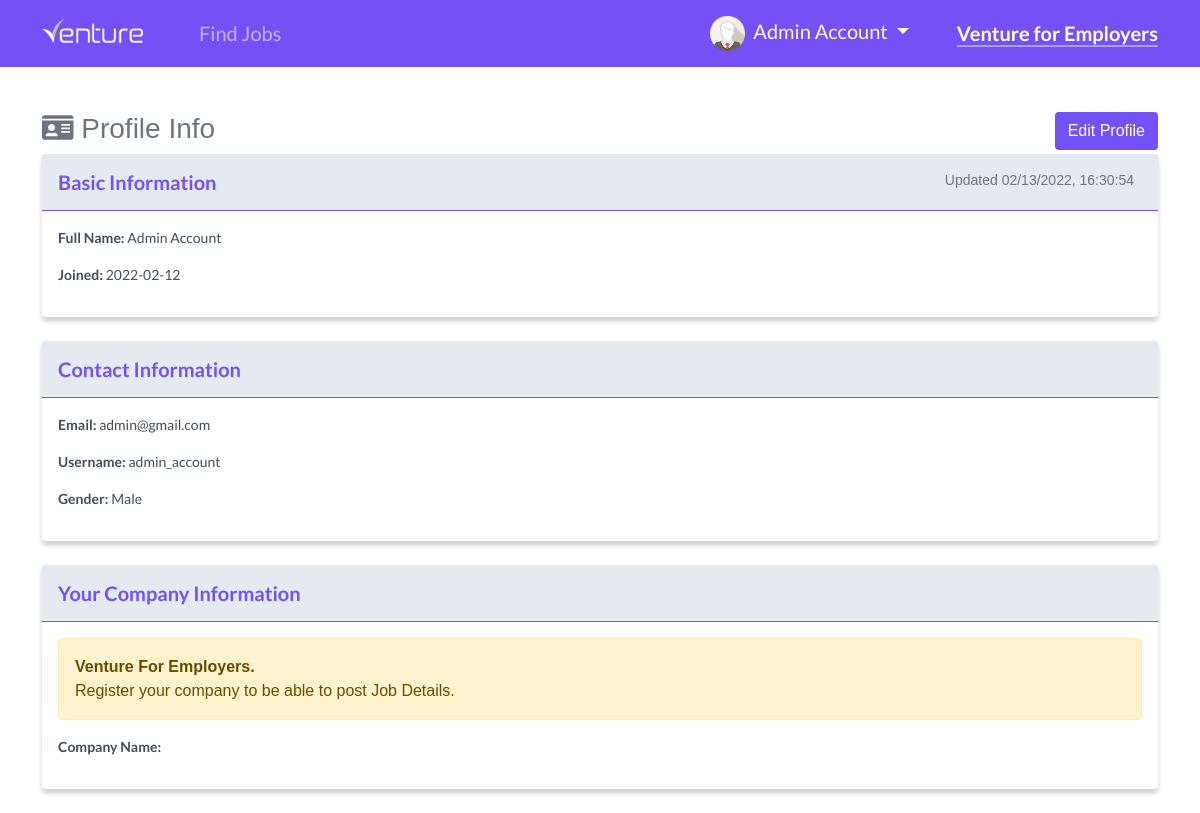
The app's page /user/profile (signed in), older data.
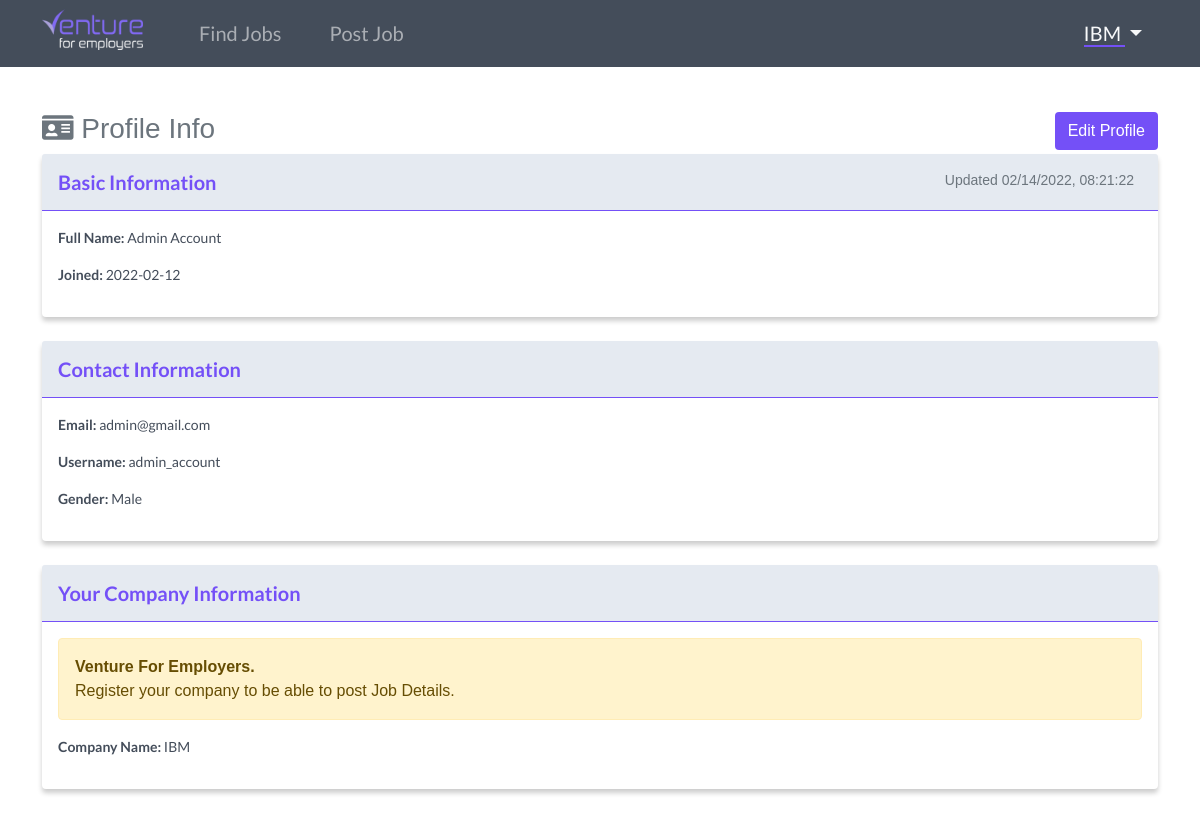
The same page, newer data.
### website/models.py (models this page shows)
class User(db.Model, UserMixin):
    id = db.Column(db.Integer, primary_key=True)
    email = db.Column(db.String(150), unique=True)
    username = db.Column(db.String(150), unique=True)
    firstname = db.Column(db.String(150))
    lastname = db.Column(db.String(150))
    company = db.Column(db.String(150))
    password = db.Column(db.String(150))
    usertype = db.Column(db.String(10))
    gender = db.Column(db.String(10))
    date_created = db.Column(db.DateTime, default=datetime.now())
    date_updated = db.Column(db.DateTime(
        timezone=True), onupdate=datetime.now())
    posts = db.relationship('Post', backref='user', passive_deletes="True")
    likes = db.relationship('Like', backref='user', passive_deletes="True")

### website/views.py (the view)
@views.route("/user/profile")
@login_required
def user_profile_view():
    users = User.query.all()
    return render_template("user/profile/view_profile.html", user=current_user,  users=users)

### website/__init__.py (called while the page is built)
def create_app():
    app = Flask(__name__)
    app.config['SECRET_KEY'] = "helloworld"
    app.config['SQLALCHEMY_DATABASE_URI'] = f'sqlite:///{DB_NAME}'
    app.config['SQLALCHEMY_TRACK_MODIFICATIONS'] = True
    db.init_app(app)
    from .views import views
    from .auth import auth
    app.register_blueprint(views, url_prefix="/")
    app.register_blueprint(auth, url_prefix="/")
    from .models import User, Post
    create_database(app)
    login_manager = LoginManager()
    login_manager.login_view = "auth.login"
    login_manager.init_app(app)
    @login_manager.user_loader
    def load_user(id):
        return User.query.get(int(id))
    return app

### website/templates/user/profile/view_profile.html (shortened to what this page needs)
{% extends "user/base.html" %}
{% set active_page = "view_profile" %}
{% block content %}
<br><br><br><br>
<div class="container">
    <h3 class="mt-3 mb-2 text-muted w-100"><i class="fas fa-id-card"></i> Profile Info
        <a id="venture_button" href="/user/profile/edit" class="btn float-end text-white">Edit Profile</a>
    </h3>
    <div class="card mb-4" id="post_container">
        <div class="card-header py-3" id="post_card_header">
            <h6 class="m-0 fw-bold float-start" id="job_title">Basic Information</h6>
            <small class="text-muted me-2 float-end">
                {% if user.date_updated == None %}
                Last Updated {{ user.date_created.strftime("%m/%d/%Y, %H:%M:%S") }}
                {% else %}
                Updated {{ user.date_updated.strftime("%m/%d/%Y, %H:%M:%S") }}
                {% endif %}
            </small>
        </div>
        <div class="card-body">
            <p class="post_card_header_text"><strong>Full Name:</strong> {{ user.firstname }} {{ user.lastname }}</p>
            <p class="post_card_header_text"><strong>Joined:</strong> {{ user.date_created.strftime('%Y-%m-%d') }}</p>
        </div>
    </div>
    <div class="card mb-4" id="post_container">
        <div class="card-header py-3" id="post_card_header">
            <h6 class="m-0 fw-bold" id="job_title">Contact Information</h6>
        </div>
        <div class="card-body">
            <p class="post_card_header_text"><strong>Email:</strong> {{ user.email }}</p>
            <p class="post_card_header_text"><strong>Username:</strong> {{ user.username }}</p>
            <p class="post_card_header_text"><strong>Gender:</strong> {{ user.gender }}</p>
        </div>
    </div>
    <div class="card mb-4" id="post_container">
        <div class="card-header py-3" id="post_card_header">
            <h6 class="m-0 fw-bold" id="job_title">Your Company Information</h6>
        </div>
        <div class="card-body">
            <div class="alert alert-warning">
                <strong>Venture For Employers.</strong><br>
                Register your company to be able to post Job Details.
            </div>
            <p class="post_card_header_text"><strong>Company Name:</strong> {{ user.company }}</p>
        </div>
    </div>
</div>
{% endblock %}

### website/templates/user/base.html (shortened to what this page needs)
<!DOCTYPE html>
<html lang="en">
<head>
    <link href="https://cdn.jsdelivr.net/npm/bootstrap@5.1.3/dist/css/bootstrap.min.css" rel="stylesheet">
    <link rel="stylesheet" href="https://use.fontawesome.com/releases/v5.15.4/css/all.css">
    <link rel="stylesheet" href="https://cdnjs.cloudflare.com/ajax/libs/trix/1.3.1/trix.css">
    <link rel="stylesheet" href="{{ url_for('static',filename='user/css/style.css') }}">
    <link rel="stylesheet" href="{{ url_for('static',filename='user/css/salary.scss') }}">
    <link rel="stylesheet" href="{{ url_for('static',filename='user/css/slider.css') }}">
    <link rel="stylesheet" href="{{ url_for('static',filename='user/css/fixed.css') }}">
</head>
<body>
    {% if current_user.company %}
    <nav class="navbar navbar-expand-lg navbar-dark fixed-top" id="navbar_employer">
        <div class="container">
            <a class="navbar-brand" href="/home">
                <img id="navbar_logo" src="{{ url_for('static',filename='user/img/venture-employers.ico') }}" width="101px" alt="">
            </a>
            <div class="collapse navbar-collapse" id="navbarSupportedContent">
                <ul class="navbar-nav me-auto mb-2 mb-lg-0">
                    <li class="nav-item">
                        <a href="/home" class="nav-item nav-link mx-3">
                            <span class="{{ 'active_border_bottom2 text-white' if active_page == 'view_post' else '' }}">
                                Find Jobs
                            </span>
                        </a>
                    </li>
                    <li class="nav-item">
                        <a class="nav-item nav-link mx-3" href="/create-post">
                            <span class="{{ 'active_border_bottom2 text-white' if active_page == 'add_post' else '' }}">
                                Post Job
                            </span>
                        </a>
                    </li>
                </ul>
                <li class="d-flex nav-item dropdown">
                    <a class="nav-link text-light dropdown-toggle py-0 ps-0 ms-3" href="#" id="navbarDropdown" role="button"
                        data-bs-toggle="dropdown" aria-expanded="false">
                        <span class="{{ 'active_border_bottom2' if active_page == 'edit_password' or active_page == 'edit_profile' or active_page == 'view_profile' else '' }}">
                            {{ current_user.company }}
                        </span>
                    </a>
                </li>
            </div>
        </div>
    </nav>
    {% else %}
    <nav class="navbar navbar-expand-lg navbar-dark fixed-top" id="navbar_employee">
        <div class="container">
            <a class="navbar-brand" href="/home">
                <img id="navbar_logo" src="{{ url_for('static',filename='user/img/venture-white.ico') }}" width="101px" alt="">
            </a>
            <div class="collapse navbar-collapse" id="navbarSupportedContent">
                <ul class="navbar-nav me-auto mb-2 mb-lg-0">
                    <li class="nav-item">
                        <a href="/home" class="nav-item nav-link mx-3">
                            <span class="{{ 'text-white active_border_bottom' if active_page == 'view_post' else '' }}">
                                Find Jobs
                            </span>
                        </a>
                    </li>
                </ul>
                <li class="d-flex nav-item dropdown">
                    <a class="nav-link py-0 dropdown-toggle ps-0 text-light mx-3" href="#" id="navbarDropdown" role="button"
                        data-bs-toggle="dropdown" aria-expanded="false">
                        {% if(user.gender) == 'Male' %}
                        <img class="rounded-circle me-1" width="35px" src="{{ url_for('static',filename='auth/image/profile_pic/male.png') }}">
                        {% else %}
                        <img class="rounded-circle me-1" width="35px" src="{{ url_for('static',filename='auth/image/profile_pic/female.png') }}">
                        {% endif %}
                        <span class=" {{ 'active_border_bottom' if active_page == 'edit_password' or active_page == 'edit_profile' else '' }}">
                            {{ current_user.firstname }}
                            {{ current_user.lastname }}
                        </span>
                    </a>
                </li>
                <li class="d-flex nav-item">
                    <a class="nav-link px-0 ms-3" href="/user/profile">
                        <span class="fw-bold {{ 'text-white active_border_bottom' if active_page == 'view_profile' else '' }}">
                            Venture for Employers
                        </span>
                    </a>
                </li>
            </div>
        </div>
    </nav>
    {% endif %}
        {% block content %}{% endblock %}
</body>
</html>

### website/static/user/css/style.css (style rules this page uses)
* { margin: 0; padding: 0; box-sizing: border-box; outline: none; border: none; text-decoration: none; }
html { scroll-behavior: smooth; }
body { font-family: "Helvetica", sans-serif; -webkit-font-smoothing: antialiased; -moz-osx-font-smoothing: grayscale; overflow-x: hidden; }
.navbar-brand { margin-right: 2rem; }
#navbar_employer { background-color: #444d5a; color: #fff; font-family: "Lato", sans-serif; font-size: 20px; padding-top: 0.65rem; padding-bottom: 0.65rem; }
.navbar li a { color: #f1f1f1; }
.active_border_bottom2 { border-bottom: 2px solid #7450f7; }
#navbar_logo { margin-top: -0.7rem; image-rendering: crispEdges; }
#post_container { border: none; box-shadow: 0px 4px 5px 0px rgba(0, 0, 0, 0.2); -webkit-box-shadow: 0px 4px 5px 0px rgba(0, 0, 0, 0.2); -moz-box-shadow: 0px 4px 5px 0px rgba(0, 0, 0, 0.2); }
#job_title { font-style: bold; font-size: 20px; font-family: "Lato", sans-serif; color: #7450f7; }
#post_card_header { background-color: #e5eaf1; padding-bottom: 1rem; border-bottom: 1px solid #7450f7; }
.post_card_header_text { color: #444d5a; font-size: 14px; font-family: "Lato", sans-serif; }
#venture_button { background-color: #7450f7; }

### website/static/user/css/fixed.css (style rules this page uses)
.fixed-top { -webkit-backface-visibility: hidden; }

Row changes from the older to the newer data that the page shows:
changed User "Admin": company (not shown) → "IBM"; date_updated "02/13/2022, 16:30:54" → "02/14/2022, 08:21:22"; firstname "Admin" → (not shown); lastname "Account" → (not shown)
Text that changed along with them:
text no longer shown: "Venture for Employers"
text now shown: "Post Job"
